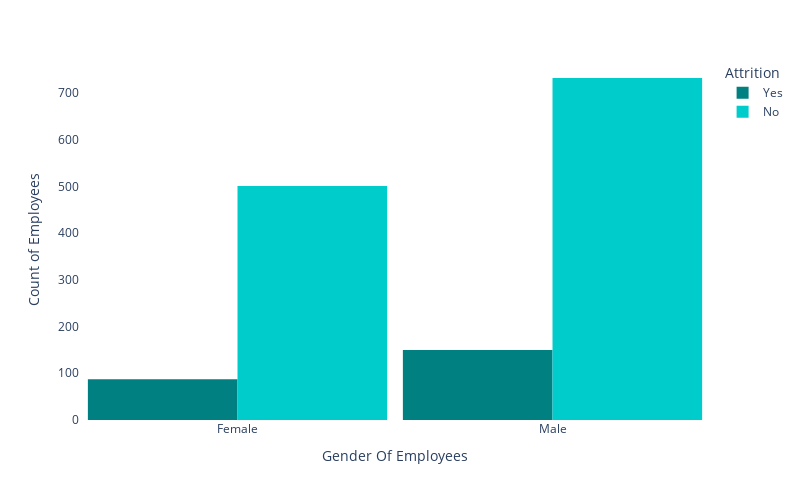

The notebook cell this image was saved under:
### Markdown cell above
##### Attrition Vs. Gender

### Code cell
fig = px.histogram(df, x = 'Gender', color = 'Attrition', nbins = 15,
                   barmode = 'group', color_discrete_sequence = ['#008080', '#00cccc'])
fig.update_layout(bargap = 0.05, width = 800, height = 500, plot_bgcolor = '#FFFFFF')
fig.update_xaxes(title = 'Gender Of Employees', showgrid = False)
fig.update_yaxes(title = 'Count of Employees', showgrid = False)
fig.show()

### Figure 1 — Plotly figure (JSON) as saved in the notebook; plotly's stock layout.template omitted (floating-point values rounded to 4 significant figures; data arrays with more than 128 entries replaced by an {"elided": "..."} marker saying what was removed)
{"data": [{"alignmentgroup": "True", "bingroup": "x", "hovertemplate": "Attrition=Yes<br>Gender=%{x}<br>count=%{y}<extra></extra>", "legendgroup": "Yes", "marker": {"color": "#008080", "pattern": {"shape": ""}}, "name": "Yes", "nbinsx": 15, "offsetgroup": "Yes", "orientation": "v", "showlegend": true, "type": "histogram", "x": {"elided": "237 str values"}, "xaxis": "x", "yaxis": "y"}, {"alignmentgroup": "True", "bingroup": "x", "hovertemplate": "Attrition=No<br>Gender=%{x}<br>count=%{y}<extra></extra>", "legendgroup": "No", "marker": {"color": "#00cccc", "pattern": {"shape": ""}}, "name": "No", "nbinsx": 15, "offsetgroup": "No", "orientation": "v", "showlegend": true, "type": "histogram", "x": {"elided": "1233 str values"}, "xaxis": "x", "yaxis": "y"}], "layout": {"bargap": 0.05, "barmode": "group", "height": 500, "legend": {"title": {"text": "Attrition"}, "tracegroupgap": 0}, "margin": {"t": 60}, "plot_bgcolor": "#FFFFFF", "width": 800, "xaxis": {"anchor": "y", "domain": [0, 1], "showgrid": false, "title": {"text": "Gender Of Employees"}}, "yaxis": {"anchor": "x", "domain": [0, 1], "showgrid": false, "title": {"text": "Count of Employees"}}}}
